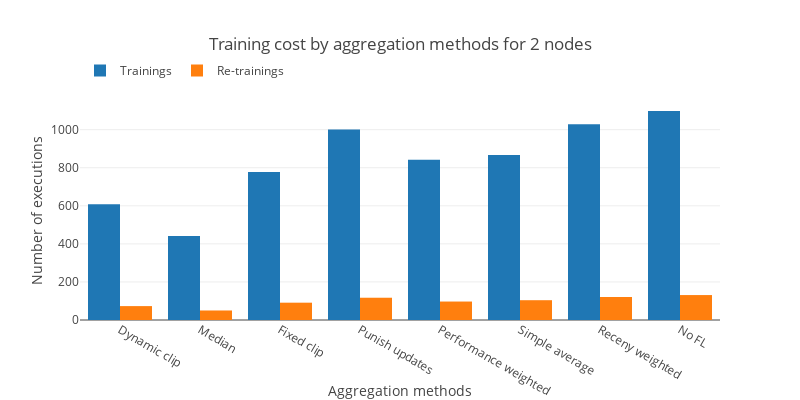

Notebook code cell kept with this figure:
### Code cell
fig=go.Figure()
fig.add_trace(go.Bar(x=processed_aggregation_names, y=total_training_count,name="Trainings"))
fig.add_trace(go.Bar(x=processed_aggregation_names, y=total_retraining_count,name="Re-trainings"))
fig.update_layout(template="none", title=f"Training cost by aggregation methods for {NODE_COUNT} nodes",
                  width=800,height=400,legend=dict( orientation="h",y=1.2))
fig.update_xaxes(title="Aggregation methods")
fig.update_yaxes(title="Number of executions")
fig.write_image(f"./../figs/Training_cost_by_{plot_file_term}_{NODE_COUNT}_nodes.svg")
fig.show()

### Figure 1 — Plotly figure (JSON) as saved in the notebook; plotly's stock layout.template omitted (floating-point values rounded to 4 significant figures)
{"data": [{"name": "Trainings", "type": "bar", "x": ["Dynamic clip", "Median", "Fixed clip", "Punish updates", "Performance weighted", "Simple average", "Receny weighted", "No FL"], "y": [608, 441, 778, 1001, 842, 867, 1028, 1098]}, {"name": "Re-trainings", "type": "bar", "x": ["Dynamic clip", "Median", "Fixed clip", "Punish updates", "Performance weighted", "Simple average", "Receny weighted", "No FL"], "y": [73, 50, 91, 117, 97, 104, 121, 131]}], "layout": {"height": 400, "legend": {"orientation": "h", "y": 1.2}, "title": {"text": "Training cost by aggregation methods for 2 nodes"}, "width": 800, "xaxis": {"title": {"text": "Aggregation methods"}}, "yaxis": {"title": {"text": "Number of executions"}}}}
